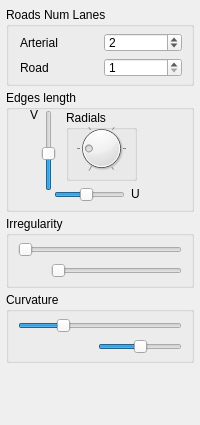
       <widget class="QWidget" name="roads">
        <attribute name="title">
         <string>Roads</string>
        </attribute>
        <layout class="QVBoxLayout" name="verticalLayout_10">
         <property name="spacing">
          <number>4</number>
         </property>
         <property name="leftMargin">
          <number>6</number>
         </property>
         <property name="topMargin">
          <number>7</number>
         </property>
         <property name="rightMargin">
          <number>6</number>
         </property>
         <property name="bottomMargin">
          <number>7</number>
         </property>
         <item>
          <widget class="QGroupBox" name="ArterialEdgesWidthGroupBox">
           <property name="title">
            <string>Roads Num Lanes</string>
           </property>
           <layout class="QGridLayout" name="gridLayout_12">
            <property name="leftMargin">
             <number>11</number>
            </property>
            <property name="topMargin">
             <number>6</number>
            </property>
            <property name="bottomMargin">
             <number>6</number>
            </property>
            <item row="0" column="0">
             <widget class="QLabel" name="label_8">
              <property name="text">
               <string>Arterial</string>
              </property>
             </widget>
            </item>
            <item row="0" column="1">
             <widget class="QSpinBox" name="cudaLanesNumArterialSpinBox">
              <property name="maximumSize">
               <size>
                <width>16777215</width>
                <height>19</height>
               </size>
              </property>
              <property name="minimum">
               <number>1</number>
              </property>
              <property name="value">
               <number>2</number>
              </property>
             </widget>
            </item>
            <item row="1" column="0">
             <widget class="QLabel" name="label_9">
              <property name="text">
               <string>Road</string>
              </property>
             </widget>
            </item>
            <item row="1" column="1">
             <widget class="QSpinBox" name="cudaLanesNumRoadSpinBox">
              <property name="maximumSize">
               <size>
                <width>16777215</width>
                <height>19</height>
               </size>
              </property>
              <property name="minimum">
               <number>1</number>
              </property>
             </widget>
            </item>
           </layout>
          </widget>
         </item>
         <item>
          <widget class="QGroupBox" name="groupBox_5">
           <property name="minimumSize">
            <size>
             <width>80</width>
             <height>122</height>
            </size>
           </property>
           <property name="title">
            <string>Edges length</string>
           </property>
           <widget class="QLabel" name="label_3">
            <property name="geometry">
             <rect>
              <x>24</x>
              <y>17</y>
              <width>16</width>
              <height>16</height>
             </rect>
            </property>
            <property name="text">
             <string>V</string>
            </property>
           </widget>
           <widget class="QLabel" name="label_2">
            <property name="geometry">
             <rect>
              <x>125</x>
              <y>96</y>
              <width>16</width>
              <height>16</height>
             </rect>
            </property>
            <property name="text">
             <string>U</string>
            </property>
           </widget>
           <widget class="QSlider" name="localEdgesLengthUSlider">
            <property name="geometry">
             <rect>
              <x>48</x>
              <y>95</y>
              <width>71</width>
              <height>20</height>
             </rect>
            </property>
            <property name="minimum">
             <number>10</number>
            </property>
            <property name="value">
             <number>50</number>
            </property>
            <property name="orientation">
             <enum>Qt::Horizontal</enum>
            </property>
           </widget>
           <widget class="QSlider" name="localEdgesLengthVSlider">
            <property name="geometry">
             <rect>
              <x>33</x>
              <y>20</y>
              <width>19</width>
              <height>81</height>
             </rect>
            </property>
            <property name="minimum">
             <number>10</number>
            </property>
            <property name="value">
             <number>50</number>
            </property>
            <property name="orientation">
             <enum>Qt::Vertical</enum>
            </property>
           </widget>
           <widget class="QGroupBox" name="arterialNumDerpartingGroupBox">
            <property name="geometry">
             <rect>
              <x>60</x>
              <y>20</y>
              <width>71</width>
              <height>71</height>
             </rect>
            </property>
            <property name="title">
             <string>Radials</string>
            </property>
            <widget class="QDial" name="arterialNumDerpartingDial">
             <property name="geometry">
              <rect>
               <x>10</x>
               <y>13</y>
               <width>51</width>
               <height>51</height>
              </rect>
             </property>
             <property name="focusPolicy">
              <enum>Qt::WheelFocus</enum>
             </property>
             <property name="minimum">
              <number>3</number>
             </property>
             <property name="maximum">
              <number>8</number>
             </property>
             <property name="value">
              <number>4</number>
             </property>
             <property name="orientation">
              <enum>Qt::Horizontal</enum>
             </property>
             <property name="invertedAppearance">
              <bool>false</bool>
             </property>
             <property name="notchTarget">
              <double>1.000000000000000</double>
             </property>
             <property name="notchesVisible">
              <bool>true</bool>
             </property>
            </widget>
           </widget>
          </widget>
         </item>
         <item>
          <widget class="QGroupBox" name="groupBox_7">
           <property name="title">
            <string>Irregularity</string>
           </property>
           <layout class="QVBoxLayout" name="verticalLayout_13">
            <property name="topMargin">
             <number>6</number>
            </property>
            <property name="bottomMargin">
             <number>7</number>
            </property>
            <item>
             <widget class="QSlider" name="arterialEdgesIrregularitySlider">
              <property name="maximumSize">
               <size>
                <width>16777215</width>
                <height>15</height>
               </size>
              </property>
              <property name="value">
               <number>0</number>
              </property>
              <property name="orientation">
               <enum>Qt::Horizontal</enum>
              </property>
              <property name="tickPosition">
               <enum>QSlider::NoTicks</enum>
              </property>
             </widget>
            </item>
            <item>
             <layout class="QHBoxLayout" name="horizontalLayout_13" stretch="1,4">
              <item>
               <spacer name="horizontalSpacer_2">
                <property name="orientation">
                 <enum>Qt::Horizontal</enum>
                </property>
                <property name="sizeHint" stdset="0">
                 <size>
                  <width>40</width>
                  <height>15</height>
                 </size>
                </property>
               </spacer>
              </item>
              <item>
               <widget class="QSlider" name="localEdgesIrregularitySlider">
                <property name="maximumSize">
                 <size>
                  <width>16777215</width>
                  <height>15</height>
                 </size>
                </property>
                <property name="orientation">
                 <enum>Qt::Horizontal</enum>
                </property>
               </widget>
              </item>
             </layout>
            </item>
           </layout>
          </widget>
         </item>
         <item>
          <widget class="QGroupBox" name="groupBox_8">
           <property name="title">
            <string>Curvature</string>
           </property>
           <layout class="QVBoxLayout" name="verticalLayout_14">
            <property name="topMargin">
             <number>6</number>
            </property>
            <property name="bottomMargin">
             <number>6</number>
            </property>
            <item>
             <widget class="QSlider" name="arterialEdgesCurvatureSlider">
              <property name="maximumSize">
               <size>
                <width>16777215</width>
                <height>15</height>
               </size>
              </property>
              <property name="value">
               <number>25</number>
              </property>
              <property name="orientation">
               <enum>Qt::Horizontal</enum>
              </property>
             </widget>
            </item>
            <item>
             <layout class="QHBoxLayout" name="horizontalLayout_14" stretch="1,0">
              <item>
               <spacer name="horizontalSpacer_3">
                <property name="orientation">
                 <enum>Qt::Horizontal</enum>
                </property>
                <property name="sizeHint" stdset="0">
                 <size>
                  <width>40</width>
                  <height>15</height>
                 </size>
                </property>
               </spacer>
              </item>
              <item>
               <widget class="QSlider" name="localEdgesCurvatureSlider">
                <property name="maximumSize">
                 <size>
                  <width>16777215</width>
                  <height>15</height>
                 </size>
                </property>
                <property name="value">
                 <number>50</number>
                </property>
                <property name="orientation">
                 <enum>Qt::Horizontal</enum>
                </property>
               </widget>
              </item>
             </layout>
            </item>
           </layout>
          </widget>
         </item>
         <item>
          <layout class="QHBoxLayout" name="horizontalLayout">
           <item>
            <spacer name="horizontalSpacer_6">
             <property name="orientation">
              <enum>Qt::Horizontal</enum>
             </property>
             <property name="sizeHint" stdset="0">
              <size>
               <width>20</width>
               <height>15</height>
              </size>
             </property>
            </spacer>
           </item>
          </layout>
         </item>
         <item>
          <spacer name="verticalSpacer_3">
           <property name="orientation">
            <enum>Qt::Vertical</enum>
           </property>
           <property name="sizeHint" stdset="0">
            <size>
             <width>20</width>
             <height>40</height>
            </size>
           </property>
          </spacer>
         </item>
        </layout>
       </widget>
